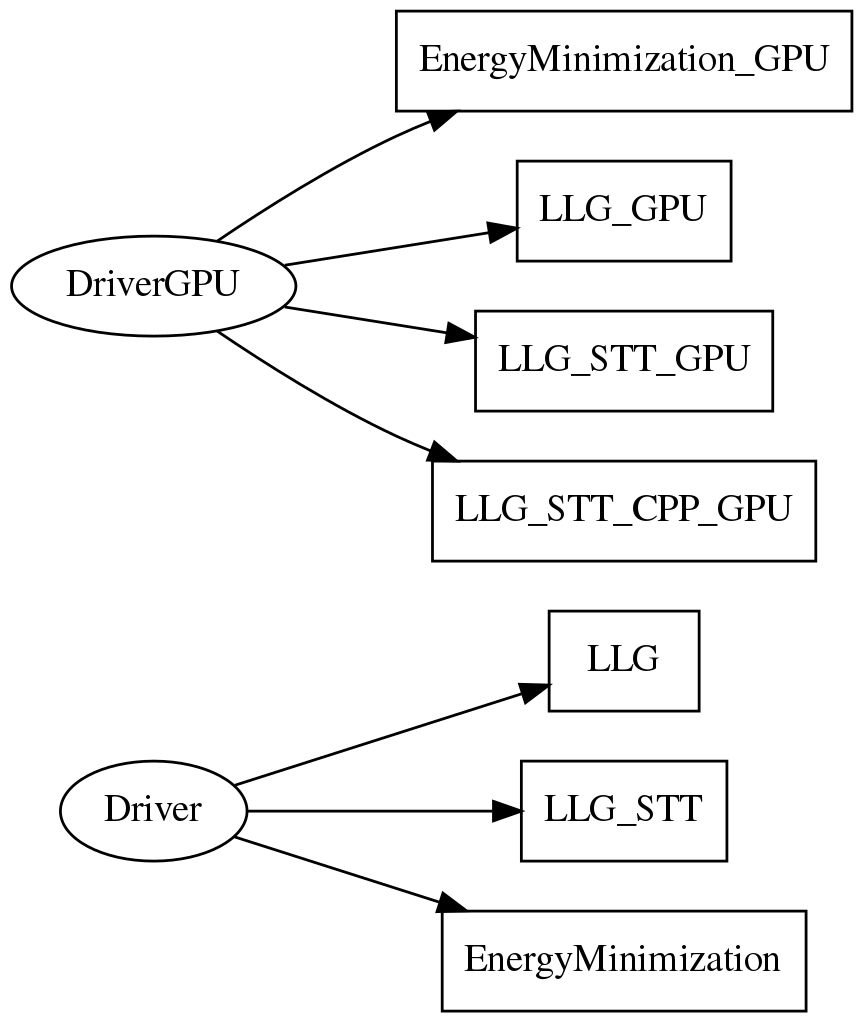

Write the Python code that produced this figure.
from graphviz import Digraph

g = Digraph('G', filename='driver_graph')

g.node("Driver")
g.node("LLG", shape="box")
g.node("LLG_STT", shape="box")
g.node("EnergyMinimization", shape="box")
g.edge('Driver', 'LLG')
g.edge('Driver', 'LLG_STT')
g.edge('Driver', 'EnergyMinimization')

g.node("DriverGPU")
g.node("EnergyMinimization_GPU", shape="box")
g.node("LLG_GPU", shape="box")
g.node("LLG_STT_GPU", shape="box")
g.node("LLG_STT_CPP_GPU", shape="box")
g.edge('DriverGPU', 'LLG_GPU')
g.edge('DriverGPU', 'LLG_STT_GPU')
g.edge('DriverGPU', 'LLG_STT_CPP_GPU')
g.edge('DriverGPU', 'EnergyMinimization_GPU')


#g.node("NEBDriver")
#g.node("NEB_LLG_Driver", shape="box")
#g.node("NEB_SD", shape="box")
#g.edge('NEBDriver', 'NEB_SD')
#g.edge('NEBDriver', 'NEB_LLG_Driver')

g.render(view=True)
